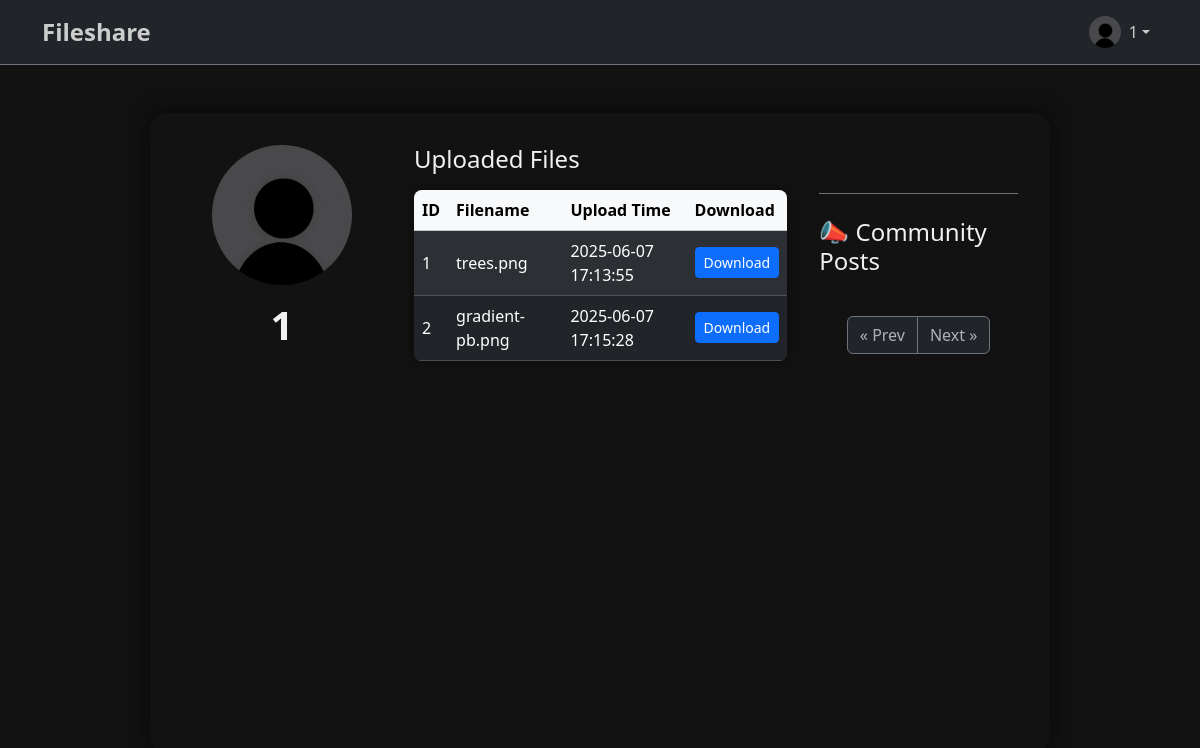
Page /profile (signed in) on the committed database.
### models.py (models this page shows)
class User(db.Model):
    __tablename__ = "users"
    id = db.Column(db.Integer, primary_key=True)
    username = db.Column(db.String(50), unique=True, nullable=False)
    password = db.Column(db.String(120), nullable=False)
    email = db.Column(db.String(200), unique=True, nullable=False)
    profile_picture = db.Column(db.String(200), nullable=False, default='./static/default.jpeg')
    color = db.Column(db.String(10), nullable=False, default="#FFFFFF")
    text_color = db.Column(db.String(10), nullable=False, default="#FFFFFF")
    card_color = db.Column(db.String(10), nullable=False, default='#1E1E1E')
    posts = db.relationship('Post', backref='author', lazy=True)
    files = db.relationship('File', backref='user', lazy=True)

class File(db.Model):
    __tablename__ = 'files'
    id = db.Column(db.Integer, primary_key=True)
    filename = db.Column(db.Text, nullable=False)
    filepath = db.Column(db.String(500), nullable=False)
    upload_time = db.Column(db.DateTime, server_default=db.func.now())
    username = db.Column(db.String(50), nullable=False)
    private = db.Column(db.Boolean, nullable=False, default=False)
    user_id = db.Column(db.Integer, db.ForeignKey('users.id'), nullable=False)

### app.py (the view)
@app.route('/profile', methods=['GET'])
def profile():
    if 'user_id' in session:
        current_user = User.query.filter_by(id=session['user_id']).first()
        page = request.args.get("page", 1, type=int)
        per_page = 5
        posts = Post.query.filter_by(user_id=session['user_id']).order_by(Post.id.desc()).paginate(page=page, per_page=per_page)
        replies = Reply.query.all()
        files = File.query.filter_by(user_id=session['user_id']).all()
        user_id = session['user_id']
        user = User.query.filter_by(id=user_id).first()
        return render_template('logged_in/profile_external.html', username=session['username'], files=files, user_id=user_id, user=user,posts=posts,replies=replies, cur_user=current_user)
    else:
        return redirect(url_for('login_user'))

### templates/logged_in/profile_external.html (shortened to what this page needs)
<!DOCTYPE html>
<html lang="en" data-bs-theme="dark">
    <head>
        <link href="https://cdn.jsdelivr.net/npm/bootstrap@5.3.3/dist/css/bootstrap.min.css" rel="stylesheet" />
        <link rel="stylesheet" href="https://cdnjs.cloudflare.com/ajax/libs/animate.css/4.1.1/animate.min.css" />
    </head>
    <body class="d-flex flex-column min-vh-100">
        <nav class="navbar navbar-expand-lg navbar-dark bg-dark border-bottom border-secondary">
            <div class="container">
                <a class="navbar-brand fs-4 fw-semibold" href="/">Fileshare</a>
                <div class="collapse navbar-collapse" id="navMenu">
                    <ul class="navbar-nav ms-auto mb-2 mb-lg-0">
                        <li class="nav-item dropdown">
                            <a class="nav-link dropdown-toggle d-flex align-items-center" href="#" id="userDropdown"
                                role="button" data-bs-toggle="dropdown" aria-expanded="false">
                                <img src="../{{ user.profile_picture }}" alt="Profile" class="rounded-circle me-2"
                                    style="width: 32px; height: 32px; object-fit: cover;">
                                <span>{{ username }}</span>
                            </a>
                        </li>
                    </ul>
                </div>
            </div>
        </nav>
        <main
            class="container flex-grow-1 py-5 d-flex justify-content-center animate__animated animate__fadeIn animate__faster">
            <div class="profile-card w-100" style="max-width: 900px;">
                <div class="profile-info">
                    <img src="../{{ user.profile_picture }}" alt="Profile picture of {{ user.username }}"
                        class="profile-pic" id="user-pic" />
                    <h1 class="fw-bold">{{ user.username }}</h1>
                </div>
                <div class="flex-grow-1">
                    <h4 class="mb-3">Uploaded Files</h4>
                    {% if files %}
                    <div class="table-responsive" role="region" aria-label="Uploaded files table">
                        <table class="table table-dark table-striped table-hover align-middle mb-0">
                            <thead class="table-light text-dark">
                                <tr>
                                    <th scope="col">ID</th>
                                    <th scope="col">Filename</th>
                                    <th scope="col">Upload Time</th>
                                    <th scope="col">Download</th>
                                </tr>
                            </thead>
                            <tbody>
                                {% for file in files %}
                                <tr>
                                    <td>{{ file.id }}</td>
                                    <td>{{ file.filename }}</td>
                                    <td>{{ file.upload_time }}</td>
                                    <td>
                                        <a href="{{ url_for('download', id=file.id) }}" class="btn btn-sm btn-primary"
                                            role="button" aria-label="Download {{ file.filename }}">Download</a>
                                    </td>
                                </tr>
                                {% endfor %}
                            </tbody>
                        </table>
                    </div>
                    {% else %}
                    <p class="text-muted fst-italic">No files uploaded yet.</p>
                    {% endif %}
                </div>
                <section
                    class="mt-5 pt-4 border-top border-secondary animate__animated animate__fadeInUp animate-delay-2">
                    <h4 class="mb-4">📣 Community Posts</h4>
                    {% if posts %}
                    <nav aria-label="Post pagination">
                        <ul class="pagination justify-content-center">
                            {% if posts.has_prev %}
                            <li class="page-item">
                                <a class="page-link bg-dark text-light border-secondary"
                                    href="{{ url_for('profile', page=posts.prev_num) }}">&laquo; Prev</a>
                            </li>
                            {% else %}
                            <li class="page-item disabled">
                                <span class="page-link bg-dark text-muted border-secondary">&laquo; Prev</span>
                            </li>
                            {% endif %}
                            {% if posts.has_next %}
                            <li class="page-item">
                                <a class="page-link bg-dark text-light border-secondary"
                                    href="{{ url_for('profile', page=posts.next_num) }}">Next &raquo;</a>
                            </li>
                            {% else %}
                            <li class="page-item disabled">
                                <span class="page-link bg-dark text-muted border-secondary">Next &raquo;</span>
                            </li>
                            {% endif %}
                        </ul>
                    </nav>
                    {% else %}
                    <p class="text-muted">No posts yet. Be the first to share something!</p>
                    {% endif %}
                </section>
            </div>
        </main>
    </body>
</html>

### templates/logged_in/profile_external.html (style rules this page uses)
body { background-color: #121212; color: #f1f1f1; }
@media (min-width: 768px) { .profile-card { flex-direction: row; } }
.profile-info { min-width: 200px; display: flex; flex-direction: column; align-items: center; text-align: center; }
.btn-primary { transition: background-color 0.3s ease, box-shadow 0.3s ease; }
.table-responsive { border-radius: 0.5rem; overflow: hidden; background-color: #2c2f33; box-shadow: 0 0 12px rgba(0, 0, 0, 0.4); }
.navbar-dark .navbar-brand, .navbar-dark .nav-link { color: #ccc; transition: color 0.3s ease; }

### rows in the picture
User: profile_picture (placeholder picture), username "1"
File: id "1", filename "trees.png", upload_time "2025-06-07 17:13:55"
File: id "2", filename "gradient-pb.png", upload_time "2025-06-07 17:15:28"

### other values in the picture
{{ username }} "1"
